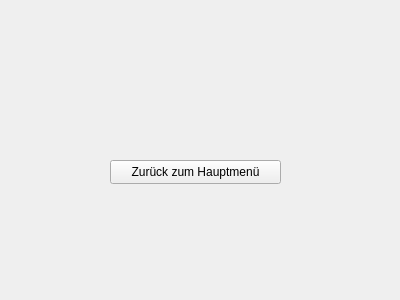
<?xml version="1.0" encoding="UTF-8"?>
<ui version="4.0">
 <class>Historie</class>
 <widget class="QWidget" name="Historie">
  <property name="geometry">
   <rect>
    <x>0</x>
    <y>0</y>
    <width>400</width>
    <height>300</height>
   </rect>
  </property>
  <property name="windowTitle">
   <string>Form</string>
  </property>
  <widget class="QPushButton" name="pbtn_main_menu">
   <property name="geometry">
    <rect>
     <x>110</x>
     <y>160</y>
     <width>171</width>
     <height>24</height>
    </rect>
   </property>
   <property name="text">
    <string>Zurück zum Hauptmenü</string>
   </property>
  </widget>
 </widget>
 <resources/>
 <connections/>
</ui>
